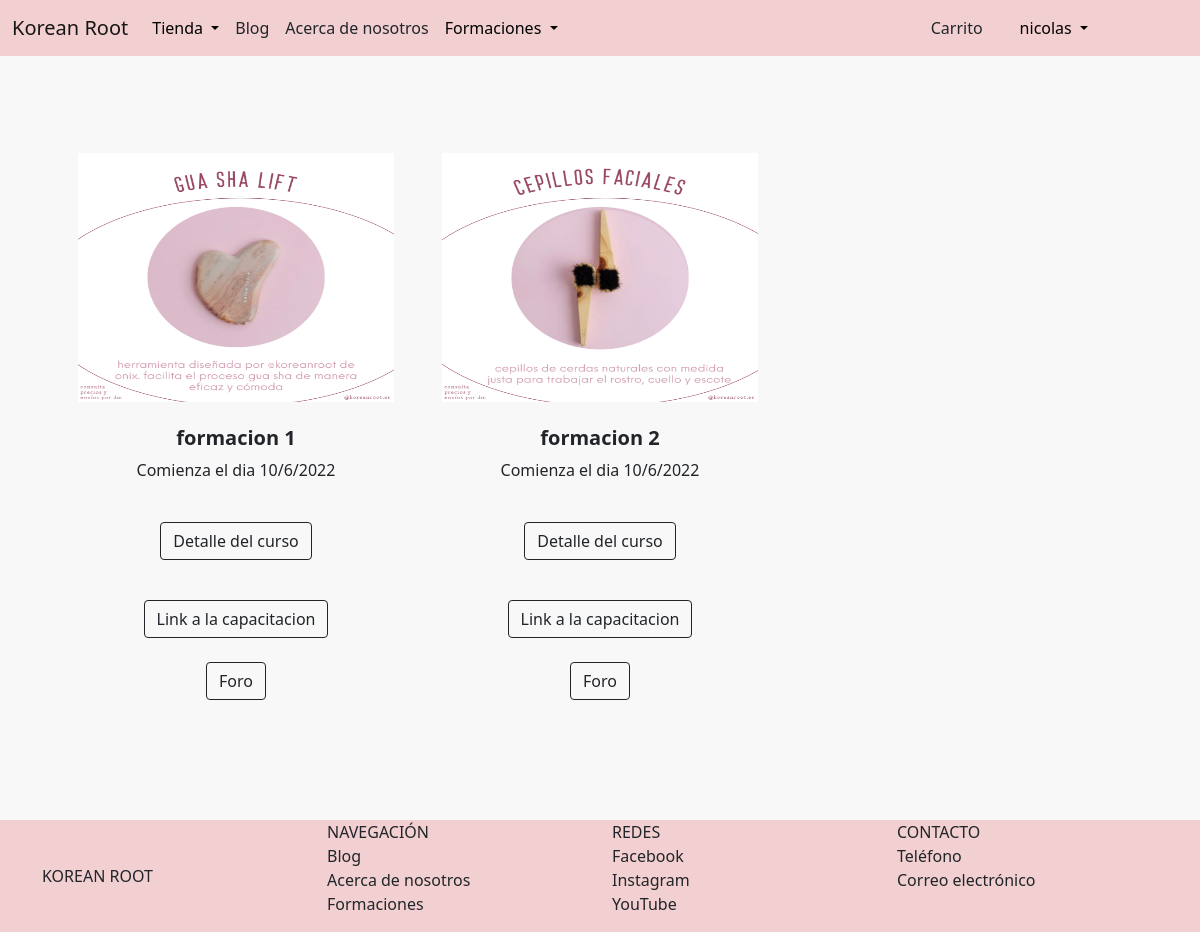
/tienda/misCapacitaciones/ (signed in), run on the app's committed database.
### AppCursos/models.py (models this page shows, shortened)
class Capacitacion(models.Model):
    nombre = models.CharField(max_length=50)
    precio = models.IntegerField()
    descripcion = RichTextField()
    fecha_inicio = models.DateTimeField()
    imagen_miniatura = models.ImageField(upload_to='miniaturas_capacitaciones', default = 'miniaturacapacitaciondefault.jpg')
    imagen_portada = models.ImageField(upload_to='portadas_capacitaciones', default = 'portadacapacitaciondefault.jpg')
    link_capacitacion = models.CharField(max_length=255)

### AppTienda/views.py (the view)
# urls.py: path('misCapacitaciones/', views.misCursos, name="mis_capacitaciones"),
@login_required
def misCursos(request):
      usuario = request.user
      productos = Capacitacion.objects.filter(operaciones__usuario_id = usuario.id)
      if productos:
            return render(request, 'AppTienda/mis_capacitaciones.html', {'productos': productos})
      else:
            messages.error(request, 'Usted no posee ninguna capacitacion')
            return redirect('Inicio')

### AppTienda/templates/AppTienda/mis_capacitaciones.html
{% extends 'AppTienda/padre.html' %}
{% load static %}
{% block contenidoQueCambia %}
    <section class="py-5">
        <div class="container px-4 px-lg-5 mt-5">
            <div class="row gx-4 gx-lg-5 row-cols-2 row-cols-md-3 row-cols-xl-3 justify-content-left">
                {% for producto in productos %}
                    <div class="col mb-5">
                            <img class="card-img-top" src="{{producto.imagen_miniatura.url}}" alt="..." height="250" />
                            <div class="card-body p-4">
                                <div class="text-center">
                                    <h5 class="fw-bolder">{{producto.nombre}}</h5>
                                    <p>Comienza el dia {{producto.fecha_inicio|date:'d/n/Y'}}</p>
                                </div>
                            </div>
                            <div class="card-footer p-4 pt-0 border-top-0 bg-transparent">
                                <div class="text-center">
                                    <a
                                    class="btn btn-outline-dark mt-auto"
                                    href="{% url 'cursos:capacitacion_detalle' id=producto.id %}"
                                    style="margin-bottom: 1rem;"
                                    >
                                    Detalle del curso
                                    </a>
                                </div>
                            </div>
                            <div class="card-footer p-4 pt-0 border-top-0 bg-transparent">
                                <div class="text-center">
                                    <a
                                    class="btn btn-outline-dark mt-auto"
                                    href="{{producto.link_capacitacion}}"
                                    >
                                    Link a la capacitacion
                                    </a>
                                </div>
                            </div>
                            <div class="card-footer p-4 pt-0 border-top-0 bg-transparent">
                                <div class="text-center">
                                    <a
                                    class="btn btn-outline-dark mt-auto"
                                    href="{% url 'cursos:foro' id=producto.id %}"
                                    >
                                    Foro
                                    </a>
                                </div>
                            </div>
                    </div>
                {% endfor %}
            </div>
        </div>
    </section>
{% endblock %}

### AppTienda/templates/AppTienda/padre.html (shortened to what this page needs)
<!doctype html>
<html lang="en">
  <head>
    {% load static %}
    <link href="https://cdn.jsdelivr.net/npm/bootstrap@5.1.3/dist/css/bootstrap.min.css" rel="stylesheet">
  </head>
  <body class="body">
        <nav class="navbar navbar-expand-sm navbar-light" style="background-color:rgb(242, 208, 209)">
            <div class="container">
            <a href="{% url 'blog:Inicio' %}" class="navbar-brand mb-0 h1" style="text-emphasis-color: aliceblue; margin-right: 1rem;">Korean Root</a>
            <div class="collapse navbar-collapse" id="navbarNav">
                <ul class="navbar-nav">
                    <li class="nav-item dropdown">
                        <a href="#"
                        class="nav-link dropdown-toggle"
                        id="navbarDropdown"
                        role="button"
                        data-bs-toggle="dropdown"
                        aria-expanded="false"
                        style="color: black;"
                        >Tienda
                        </a>
                    </li>
                    <li class="nav-item active">
                        <a
                        href="{% url 'blog:lista_publicaciones' %}"
                        class="nav-link"
                        style="text-decoration: none; color:inherit;"
                        >
                        Blog
                    </a>
                </li>
                    <li
                    class="nav-item active">
                    <a
                    href="{% url 'acerca_de_nosotros' %}"
                    class="nav-link"
                    style="text-decoration: none; color:inherit;"
                    >
                    Acerca de nosotros
                </a>
            </li>
                    <li class="nav-item dropdown">
                      <a href="#"
                      class="nav-link dropdown-toggle"
                      id="navbarDropdown"
                      role="button"
                      data-bs-toggle="dropdown"
                      aria-expanded="false"
                      style="color: black;"
                      >Formaciones
                      </a>
                </ul>
            </div>
            </div>
            {% if user.is_authenticated %}
              <div class="d-grid gap-2 d-sm-flex justify-content-end" style="width: 6rem; margin-right: 6rem;">
              <div class="d-grid gap-2 d-sm-flex justify-content-end" style="width: 5rem;">
                <button
                class="btn btn-outline"
                type="button"
                style="text-decoration: none; color:inherit;"
                >
                <a
                    href="{% url 'carrito' %}"
                    style="text-decoration: none; color:inherit;"
                    >
                    Carrito
                </a>
                </button>
                <li class="nav-item dropdown" style="list-style-type: none">
                  <a href="#"
                  class="nav-link dropdown-toggle"
                  id="navbarDropdown"
                  role="button"
                  data-bs-toggle="dropdown"
                  aria-expanded="false"
                  style="color: black;">
                  {{user.username}}
                  </a>
                </li>
              </div>
            {% endif %}
        </nav>
    {% block contenidoQueCambia %}
    {% endblock %}
  <footer
  class="footer"
  >
    <div class="container">
      <nav class="row">
        <a href="{% url 'blog:Inicio' %}"
        class="col-3 text-reser text-uppercase d-flex align-items-center"
        style="text-decoration: none; color:inherit;"
        >
          Korean Root
        </a>
        <ul class="col-3 list-unstyled">
          <li class="font-weight-bold text-uppercase">Navegación</li>
          <li><a href="{% url 'blog:lista_publicaciones' %}" class="text-reset" style="text-decoration: none; color:inherit;">Blog</a></li>
          <li><a href="{% url 'acerca_de_nosotros' %}" class="text-reset" style="text-decoration: none; color:inherit;">Acerca de nosotros</a></li>
          <li><a href="{% url 'cursos:capacitaciones' %}" class="text-reset" style="text-decoration: none; color:inherit;">Formaciones</a></li>
        </ul>
        <ul class="col-3 list-unstyled">
          <li class="font-weight-bold text-uppercase" style="text-decoration: none; color:inherit;">Redes</li>
          <li><a href="https://www.facebook.com/koreanroot" class="text-reset" style="text-decoration: none; color:inherit;">Facebook</a></li>
          <li><a href="https://instagram.com/koreanroot" class="text-reset" style="text-decoration: none; color:inherit;">Instagram</a></li>
          <li><a href="https://www.youtube.com/channel/UC8QQf5m4bq_b639ss8gnnDg" class="text-reset" style="text-decoration: none; color:inherit;">YouTube</a></li>
        </ul>
        <ul class="col-3 list-unstyled">
          <li class="font-weight-bold text-uppercase" style="text-decoration: none; color:inherit;">Contacto</li>
          <li><a href="tel:3424234054" class="text-reset" style="text-decoration: none; color:inherit;">Teléfono</a></li>
          <li><a href="thekoreanroot@gmail.com" class="text-reset" style="text-decoration: none; color:inherit;">Correo electrónico</a></li>
        </ul>
      </nav>
    </div>
  </footer>
  </body>
</html>

### AppTienda/templates/AppTienda/padre.html (style rules this page uses)
.body { background-color:rgb(248, 248, 248); display: flex; flex-direction: column; min-height: 100vh; }
.footer { background-color: rgb(242, 208, 209); position: relative; margin-top: auto; clear:both; }

### data on the page
Capacitacion: imagen_miniatura (picture), nombre "formacion 1", fecha_inicio "10/6/2022"
Capacitacion: imagen_miniatura (picture), nombre "formacion 2", fecha_inicio "10/6/2022"

### other printed values
{{ user.username }} "nicolas"
